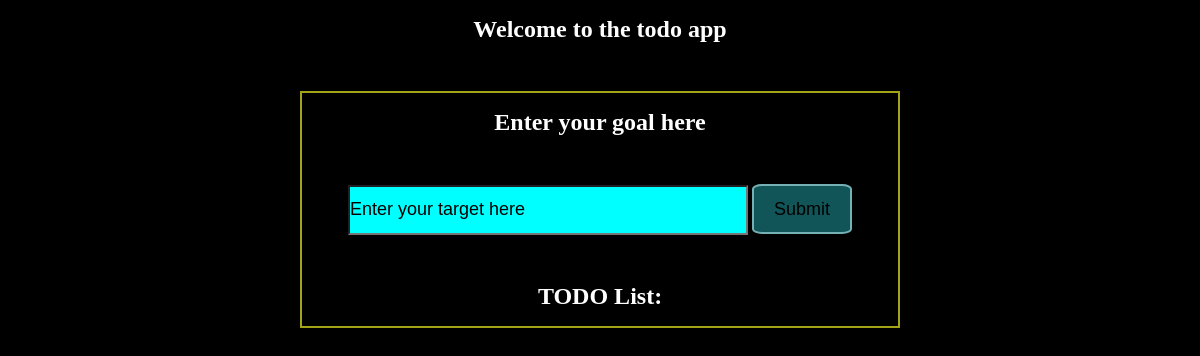
Before: / with the older database file.
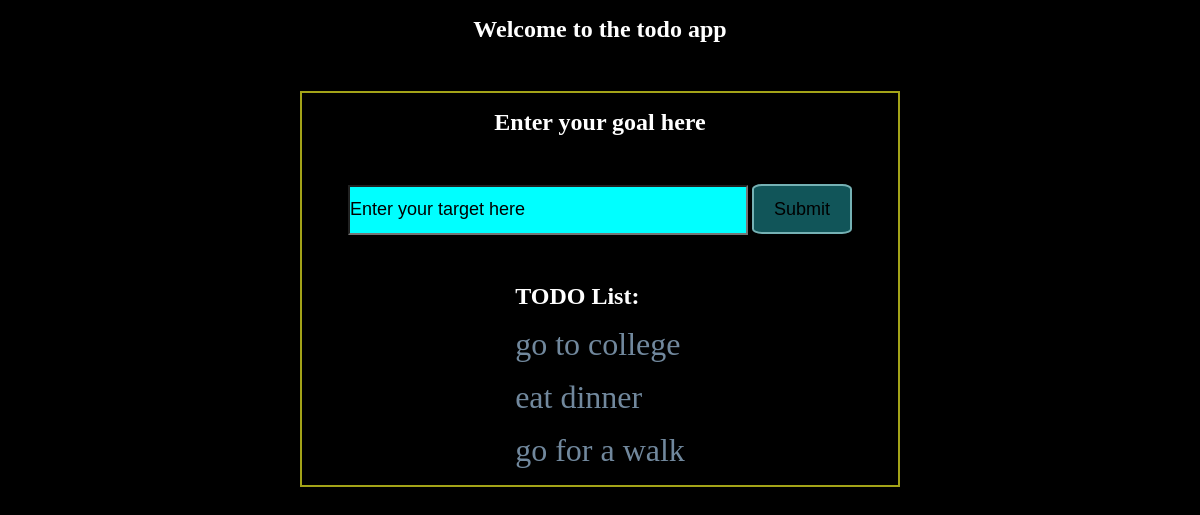
After: the same page with the newer database file.
### tables this page shows
CREATE TABLE tasklist(id integer primary key autoincrement, task text not null);

### app.py (the view)
@app.route('/')
def home():
    connection = sqlite3.connect(database_dir+"/tasks.db")
    cursor = connection.cursor()
    cursor.execute('SELECT * FROM tasklist')
    tasks = cursor.fetchall()
    connection.close()
    return render_template("index.html", tasks=tasks)

### templates/index.html (shortened to what this page needs)
<!DOCTYPE html>
<html lang="en">
<head>
</head>
<body>
    <section class="todo">
        <h1 class="title"> Welcome to the todo app </h1>
        <div class="formarea">
            <h1>Enter your goal here</h1>
            <form class="form" action="/" method="post">
                <input class="input" type="text" placeholder="Enter your target here" name="newtask">
                <button class="inputbutton" name="todoinput">Submit</button>
            </form>
            <div class="list">
                <h1>TODO List: </h1>
                <ul class="ul">
                    {% for task in tasks %}
                        <li>{{ task[1] }}</li>
                    {% endfor %}
                </ul>
            </div>
        </div>
    </section>
</body>
</html>

### templates/index.html (style rules this page uses)
* { margin: 0; padding: 0; box-sizing: border-box; }
h1 { margin: 1rem; }
body { background-color: rgb(0, 0, 0); color: white; }
.title { align-self: center; }
.todo { display: flex; justify-content: center; align-items: center; flex-direction: column; }
.formarea { margin: 2rem; width: 50%; border: 2px solid rgb(163, 163, 24); display: flex; justify-content: center; align-items: center; flex-direction: column; }
.form { margin: 2rem; }
.input { height: 50px; width: 400px; color: black; background-color: aqua; }
.inputbutton { border: 2px solid rgb(117, 177, 180); height: 50px; width: 100px; border-radius: 10%; background-color: #115559; font-size: large; }
.input::placeholder { font-size: large; color: rgb(0, 0, 0); }
.ul li { list-style: none; font-size:xx-large; margin: 1rem; color: rgb(113, 136, 157); }

Changed rows visible on the page:
added tasklist: task "go to college"
added tasklist: task "eat dinner"
added tasklist: task "go for a walk"
